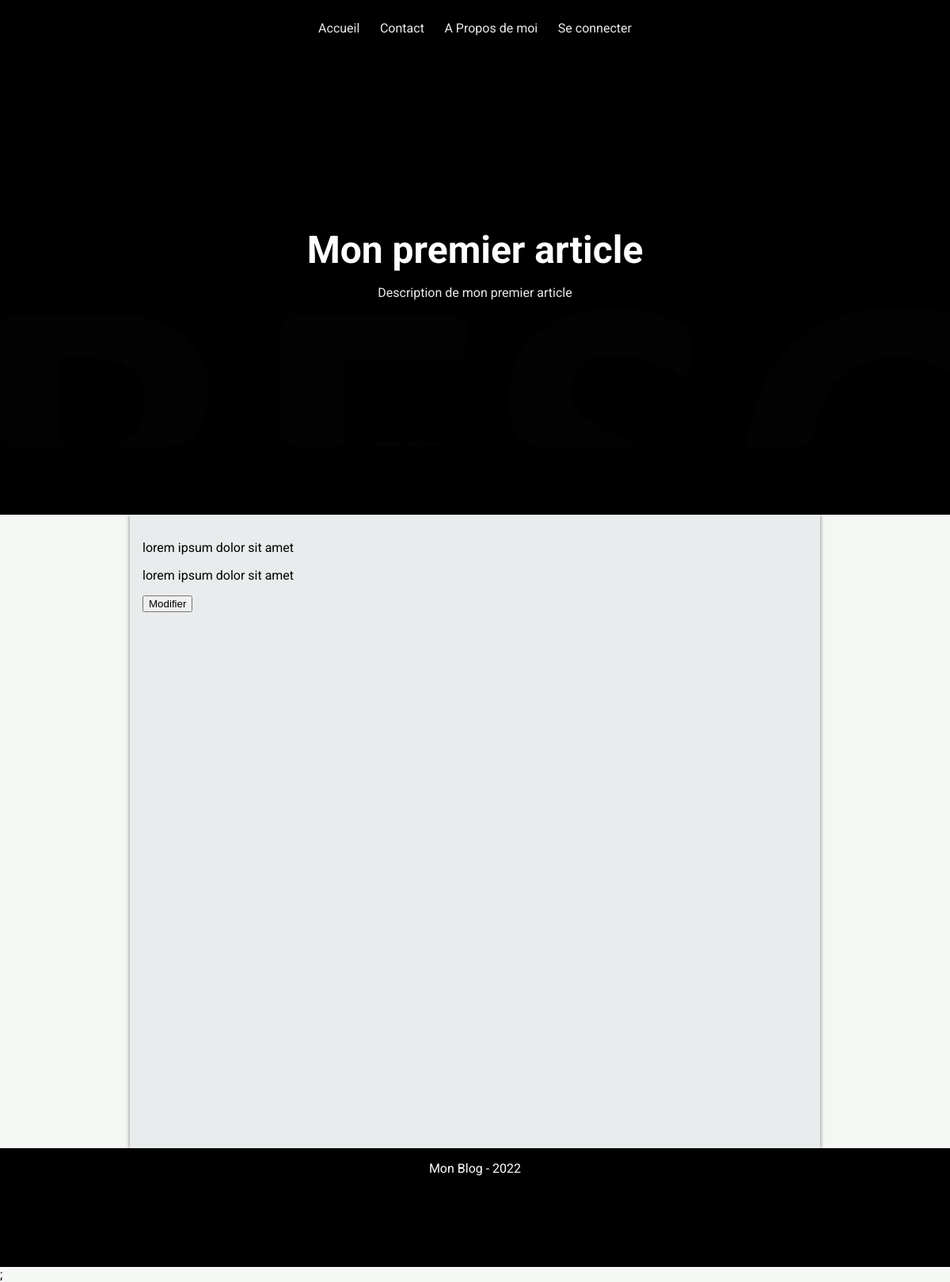
Screenshot of /article.php?id=1 with the database file from the repository.
### tables this page shows
CREATE TABLE IF NOT EXISTS `articles` (
  `id` int NOT NULL AUTO_INCREMENT,
  `title` varchar(255) NOT NULL,
  `description` varchar(255) NOT NULL,
  `createdAt` timestamp NOT NULL DEFAULT CURRENT_TIMESTAMP,
  `updatedAt` timestamp NOT NULL DEFAULT CURRENT_TIMESTAMP,
  `content` text NOT NULL,
  PRIMARY KEY (`id`)
);

### src/Table/Table.php (called while the page is built, shortened)
<?php
class Table
{
    protected PDO $connection;
    protected string $name;
    public function __construct(PDO $connection, string $name)
    {
        $this->connection = $connection;
        $this->name = $name;
    }
    public function fetchOne(int $id): array
    {
        return $this
            ->connection
            ->query("SELECT * FROM $this->name WHERE id=$id")
            ->fetch();
    }
}

### public/article.php (the view, shortened to what this page needs)
<?php
$id = $_GET['id'];
$connection = new PDO('mysql:host=localhost;port=3306;dbname=blog', 'root', '');
$table = new ArticleTable($connection);
$article = $table->fetchOne($id);
?>
<?php
$pageTitle = $article['title'];
$description = $article['description'];
include __DIR__ . '/../templates/start.php';
?>
<?= $article['content']?>
<a href="update.php?id=<?= $article['id'] ?>"><button type="button">Modifier</button></a>
<?php include __DIR__ . '/../templates/end.php'; ?>;

### templates/start.php (shortened to what this page needs)
<html lang="en">
<head>
    <link rel="stylesheet" href="/style.css" />
</head>
<body>
    <header>
        <div class="blur"></div>
        <nav>
            <a href="/">
                <p>Accueil</p>
            </a>
            <a href="#contact">
                <p>Contact</p>
            </a>
            <a href="#a-propos">
                <p>A Propos de moi</p>
            </a>
            <a href="#se-connecter">
                <p>Se connecter</p>
            </a>
        </nav>
        <h1><?= $pageTitle ?></h1>
        <p><?= $description ?></p>
    </header>
    <main>
        <div class="content">

### public/style.css (style rules this page uses)
:root { --color-beige: #f4f7f3; --color-grise: #e9ecec; --color-green: #697268; }
body, html { background-color: var(--color-beige); padding: 0; margin: 0; font-family: "Roboto"; }
header { min-height: 650px; display: flex; background-image: url("/images/violons.jpg"); background-repeat: no-repeat; background-size: cover; background-attachment: fixed; position: relative; flex-direction: column; align-items: center; justify-content: center; }
header .blur { position: absolute; top: 0; bottom: 0; left: 0; right: 0; backdrop-filter: blur(2px); background-color: rgba(0, 0, 0, 0.2); }
header nav { position: fixed; z-index: 1; width: 100%; display: flex; justify-content: center; backdrop-filter: blur(2px); background-color: rgba(0, 0, 0, 0.5); top: 0; }
header nav a { display: flex; justify-content: center; align-items: center; padding: 0.6rem 0.8rem; color: white; text-decoration: none; }
header nav a p { text-align: center; }
header h1 { color: white; position: relative; z-index: 1; font-size: 3rem; margin-bottom: 0; }
header p { color: var(--color-grise); position: relative; z-index: 1; }
main { min-height: 800px; display: flex; flex-direction: column; align-items: center; justify-content: stretch; }
main .content { min-width: 70%; background-color: var(--color-grise); flex-grow: 2; box-shadow: 0px 0px 5px rgba(0, 0, 0, 0.5); padding: 1rem; }

### rows the page displays
articles: title "Mon premier article", description "Description de mon premier article", content "lorem ipsum dolor sit amet lorem ipsum dolor sit amet"
